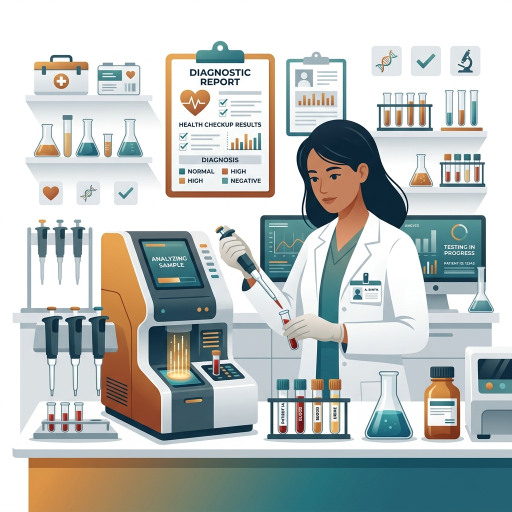
#> input picture src/assets/diagnostic_testing.png, 1024 x 1024 px (shown at 1/2 size)
$ python ascii.py src/assets/diagnostic_testing.png 5
#> lines starting #> are read from the running program, lines starting #| are printed output that depends on the picture
import sys
from PIL import Image

path = sys.argv[1]
w = int(sys.argv[2]) if len(sys.argv)>2 else 120
img = Image.open(path).convert('L')
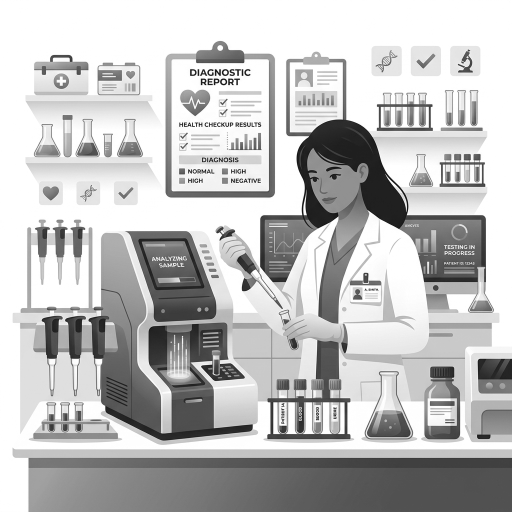
#> img: PIL image 1024x1024 L (shown at 1/2 size); min 4, max 255, mean 191.1
ratio = img.height/img.width
#> ratio = 1
h = int(w*ratio*0.5)
#> h = 2
img = img.resize((w,h))
chars = " .:-=+*#%@"
for y in range(h):
    line=''
    for x in range(w):
        v = img.getpixel((x,y))
        idx = v//26
        if idx>9: idx=9
        line += chars[idx]
    print(line)

$ run again, on src/assets/healthcare_ecosystem.png
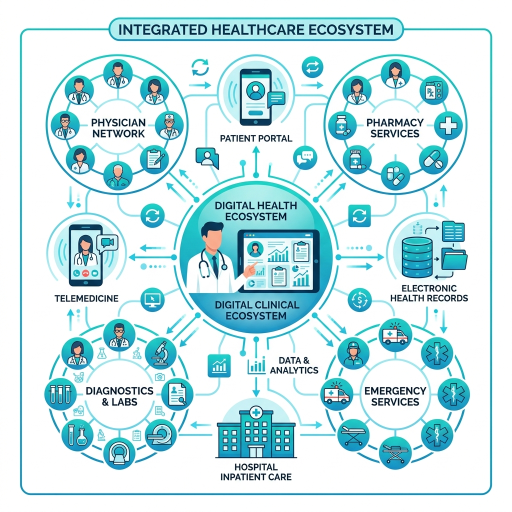
#> input picture src/assets/healthcare_ecosystem.png, 1024 x 1024 px (shown at 1/2 size)
#> `img = Image.open(path).convert('L')`:
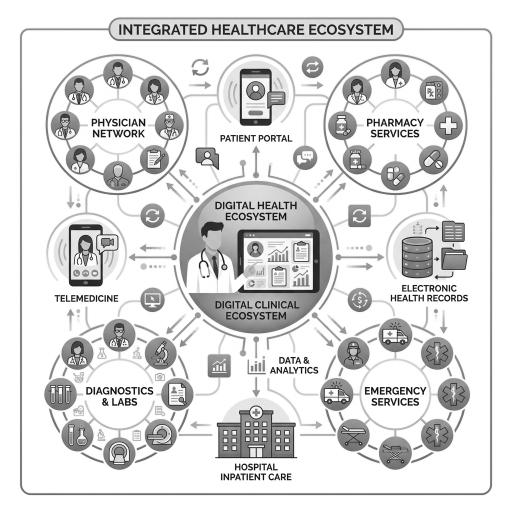
#> img: PIL image 1024x1024 L (shown at 1/2 size); min 4, max 255, mean 220.9

$ run again, on src/assets/pharmacy_delivery.png
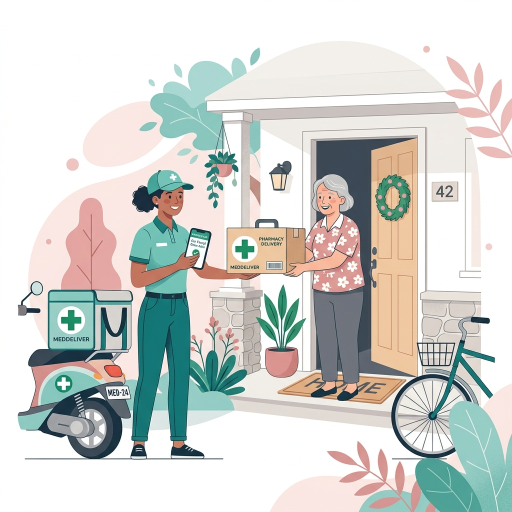
#> input picture src/assets/pharmacy_delivery.png, 1024 x 1024 px (shown at 1/2 size)
#> `img = Image.open(path).convert('L')`:
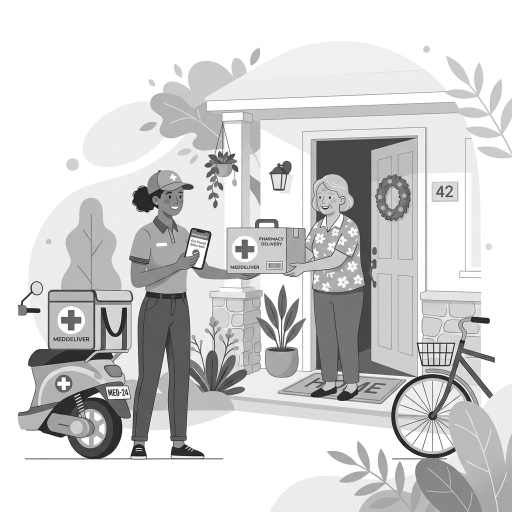
#> img: PIL image 1024x1024 L (shown at 1/2 size); min 4, max 255, mean 211.1
